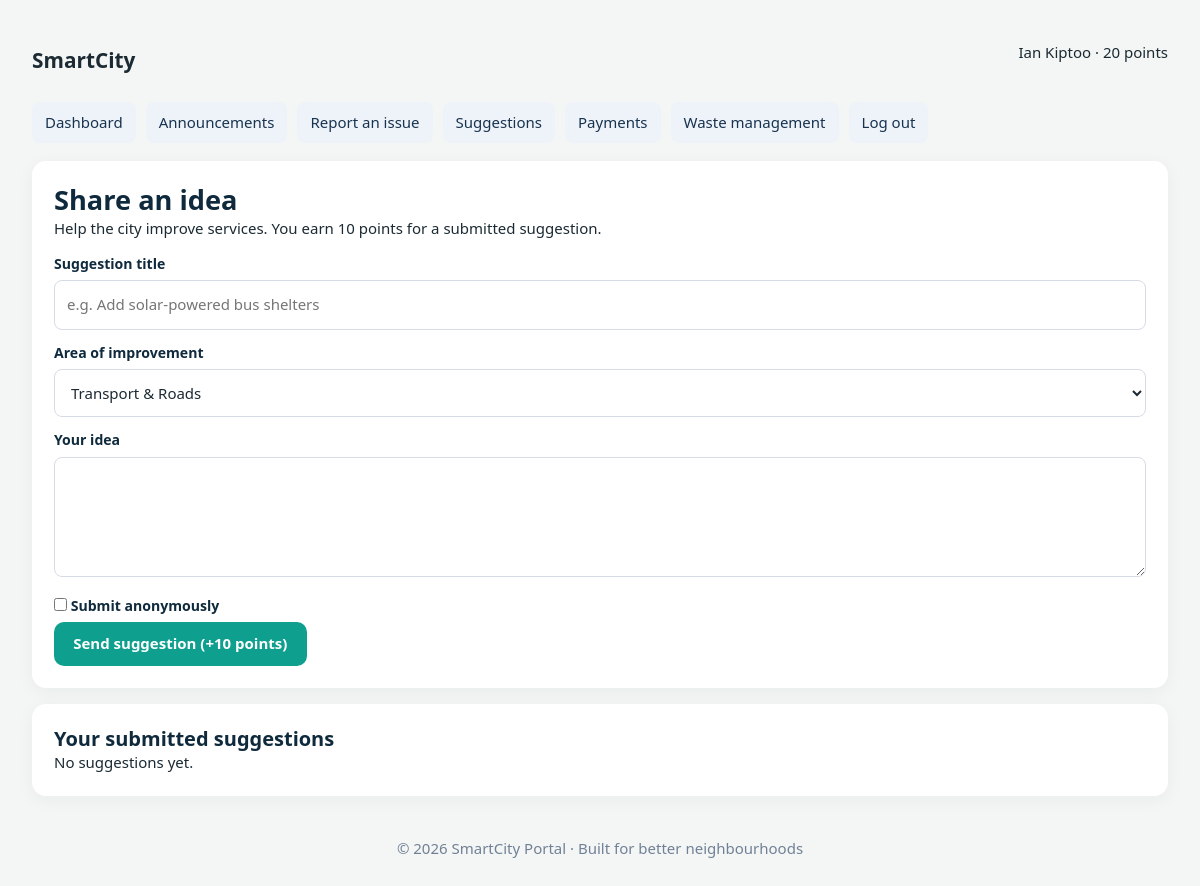
/citizen/suggestions (signed in), run on the app's committed database.
### tables this page shows
CREATE TABLE citizens (
      id INTEGER PRIMARY KEY AUTOINCREMENT, first_name TEXT NOT NULL, last_name TEXT NOT NULL,
      email TEXT NOT NULL UNIQUE, phone TEXT NOT NULL, national_id TEXT NOT NULL,
      ward TEXT NOT NULL, password_hash TEXT NOT NULL, points INTEGER NOT NULL DEFAULT 0,
      created_at TEXT NOT NULL DEFAULT CURRENT_TIMESTAMP
    );

### app.py (the view, shortened to what this page needs)
@app.route("/citizen/suggestions", methods=["GET","POST"])
@citizen_required
def citizen_suggestions():
    c=current_citizen()
    items=db().execute("SELECT * FROM suggestions WHERE citizen_id=? ORDER BY id DESC",(c["id"],)).fetchall()
    return render_template("suggestions.html",items=items)

### app.py (called while the page is built)
def db():
    if "db" not in g:
        g.db = sqlite3.connect(app.config["DATABASE"])
        g.db.row_factory = sqlite3.Row
        g.db.execute("PRAGMA foreign_keys = ON")
    return g.db

def citizen_required(fn):
    @wraps(fn)
    def wrapper(*args, **kwargs):
        if session.get("citizen_id") is None:
            flash("Please sign in to access the citizen portal.", "error")
            return redirect(url_for("login"))
        return fn(*args, **kwargs)
    return wrapper

def current_citizen():
    return db().execute("SELECT * FROM citizens WHERE id=?", (session.get("citizen_id"),)).fetchone()

@app.context_processor
def shared_context():
    return {"current_citizen": current_citizen() if session.get("citizen_id") else None,
            "is_admin": bool(session.get("admin_id"))}

### templates/suggestions.html
{% extends "base.html" %}{% block title %}Suggestions &middot; SmartCity{% endblock %}{% block content %}
<div class="panel">
 <h1>
  Share an idea
 </h1>
 <p>
  Help the city improve services. You earn 10 points for a submitted suggestion.
 </p>
 <form method="post">
  <div class="field">
   <label>
    Suggestion title
   </label>
   <input name="title" placeholder="e.g. Add solar-powered bus shelters" required=""/>
  </div>
  <div class="field">
   <label>
    Area of improvement
   </label>
   <select name="area">
    {% for a in ['Transport & Roads','Waste & Environment','Parks & Recreation','Safety & Security','Digital Services','Education & Health','Other'] %}
    <option>
     {{a}}
    </option>
    {% endfor %}
   </select>
  </div>
  <div class="field">
   <label>
    Your idea
   </label>
   <textarea name="idea" required="" rows="4"></textarea>
  </div>
  <label>
   <input name="anonymous" style="width:auto" type="checkbox"/>
   Submit anonymously
  </label>
  <p>
   <button class="btn">
    Send suggestion (+10 points)
   </button>
  </p>
 </form>
</div>
<div class="panel">
 <h2>
  Your submitted suggestions
 </h2>
 {% for s in items %}
 <article style="padding:12px 0;border-bottom:1px solid #e7ebf0">
  <h3>
   {{s.title}}
  </h3>
  <span class="pill">
   {{s.area}}
  </span>
  <p>
   {{s.idea}}
  </p>
  <small class="muted">
   {{s.created_at}}
  </small>
 </article>
 {% else %}
 <p>
  No suggestions yet.
 </p>
 {% endfor %}
</div>
{% endblock %}

### templates/base.html (shortened to what this page needs)
<!DOCTYPE html>
<html lang="en">
 <head>
  <link href="{{ url_for('static',filename='css/style.css') }}" rel="stylesheet"/>
 </head>
 <body>
  <div class="portal">
   <header class="topline">
    <a href="{{ url_for('admin_dashboard') if is_admin else (url_for('citizen_dashboard') if current_citizen else url_for('login')) }}" style="font-size:1.3rem;font-weight:800;text-decoration:none;color:inherit">
       SmartCity
    </a>
    <span>
     {% if current_citizen %}{{ current_citizen.first_name }} {{ current_citizen.last_name }} &middot; {{ current_citizen.points }} points{% elif is_admin %}Administrator{% else %}A smarter city starts with you{% endif %}
    </span>
   </header>
   {% if current_citizen %}
   <nav class="navlinks">
    <a href="{{url_for('citizen_dashboard')}}">
     Dashboard
    </a>
    <a href="{{url_for('citizen_announcements')}}">
     Announcements
    </a>
    <a href="{{url_for('citizen_issues')}}">
     Report an issue
    </a>
    <a href="{{url_for('citizen_suggestions')}}">
     Suggestions
    </a>
    <a href="{{url_for('citizen_payments')}}">
     Payments
    </a>
    <a href="{{url_for('citizen_waste')}}">
     Waste management
    </a>
    <a href="{{url_for('logout')}}">
     Log out
    </a>
   </nav>
   {% endif %}
{% block content %}{% endblock %}
   <footer style="padding:25px 0;text-align:center;color:#718096">
    &copy; 2026 SmartCity Portal &middot; Built for better neighbourhoods
   </footer>
  </div>
 </body>
</html>

### static/css/style.css (style rules this page uses)
:root { --navy: #0f2a3d; --navy-2: #173a52; --teal: #0e9f8e; --teal-dark: #0a7c6f; --teal-soft: #d9f3ef; --amber: #f5a623; --amber-soft: #fff1d6; --bg: #f3f6f4; --card: #ffffff; --ink: #1b2a33; --muted: #66798a; --line: #e1e8eb; --red: #d64545; --red-soft: #fde4e4; --green: #2f9e63; --green-soft: #def5e8; --blue: #2f7fd1; --blue-soft: #dfecfb; --radius: 14px; --shadow: 0 1px 2px rgba(15, 42, 61, .06), 0 6px 20px rgba(15, 42, 61, .06); --font: "Segoe UI", system-ui, -apple-system, "Helvetica Neue", Arial, sans-serif; }
* { box-sizing: border-box; margin: 0; padding: 0; }
html { scroll-behavior: smooth; }
body { font-family: var(--font); background: var(--bg); color: var(--ink); line-height: 1.55; font-size: 15px; }
a { color: var(--teal-dark); text-decoration: none; }
h1, h2, h3, h4 { line-height: 1.25; color: var(--navy); }
h1 { font-size: 1.7rem; }
h2 { font-size: 1.25rem; }
.btn { display: inline-block; padding: .65rem 1.2rem; border-radius: 10px; border: 0; background: var(--teal); color: #fff; font: inherit; font-weight: 600; cursor: pointer; text-align: center; transition: background .15s, transform .1s; }
label { display: block; font-weight: 600; font-size: .88rem; margin-bottom: .3rem; color: var(--navy); }
input, select, textarea { width: 100%; padding: .65rem .8rem; border: 1.5px solid var(--line); border-radius: 10px; font: inherit; background: #fff; color: var(--ink); }
textarea { min-height: 120px; resize: vertical; }

### templates/base.html (style rules this page uses)
.auth-card input,.auth-card select,.panel input,.panel select,.panel textarea { width:100%;padding:12px;border:1px solid #d6dce5;border-radius:8px;font:inherit }
.panel { background:#fff;border-radius:14px;padding:22px;margin:16px 0;box-shadow:0 4px 18px #12223a0c }
.panel h2 { margin-top:0 }
.portal { max-width:1180px;margin:0 auto;padding:22px }
.navlinks { display:flex;gap:10px;flex-wrap:wrap;margin:18px 0 }
.navlinks a { padding:9px 13px;border-radius:8px;background:#eef3f9;text-decoration:none;color:#18334f }
.field { margin:12px 0 }
.field label { display:block;font-weight:600;margin-bottom:6px }
.btn { cursor:pointer;border:0 }
.topline { display:flex;align-items:center;justify-content:space-between;gap:15px;flex-wrap:wrap }

### data on the page
citizens: first_name "Ian", last_name "Kiptoo", points "20"

### other printed values
form field area "Transport & Roads"
